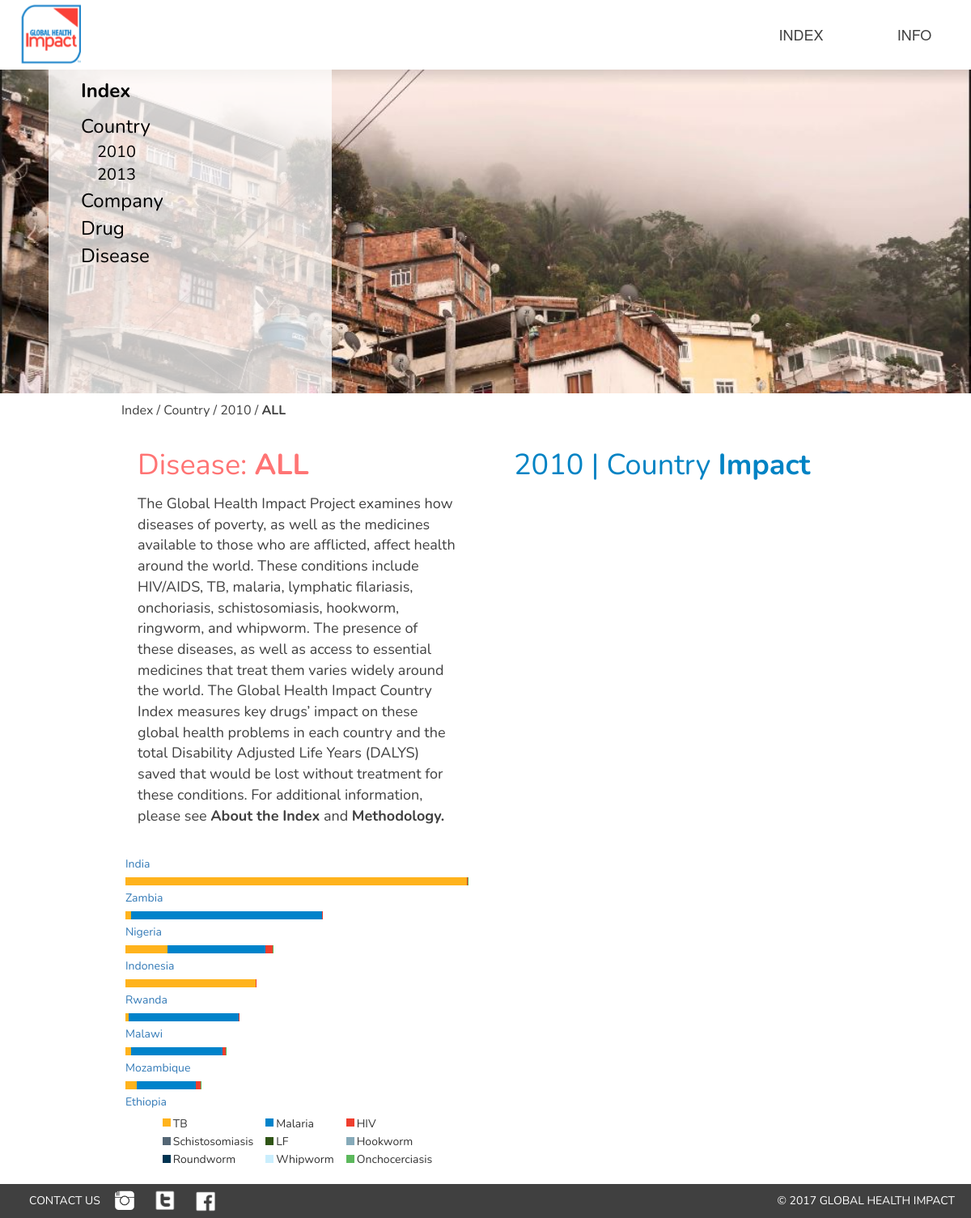
/index/country, run on the app's committed database.
### tables this page shows
CREATE TABLE countryp2010 (country text, total real, tb real, malaria real, hiv real, roundworm real, hookworm real, whipworm real, schistomasis real, lf real);

### flask_app.py (the view)
@app.route('/index/country')
def country():
    g.db = connect_db()
    color = []
    year = 2010
    colors = {'tb': '#FFB31C', 'malaria': '#0083CA', 'hiv': '#EF3E2E', 'schistomasis': '#546675', 'lf': '#305516', 'hookworm': '#86AAB9', 'roundworm': '#003452', 'whipworm': '#CAEEFD', 'onchocerciasis': '#5CB85C'}
    isall = 1
    drugg = 'all'
    name = 'ALL'
    br = g.db.execute(' select country, total, tb, malaria, hiv, roundworm, hookworm, whipworm, schistomasis, lf from countryp2010 ')
    cur = g.db.execute(' select country, total, tb, malaria, hiv, roundworm, hookworm, whipworm, schistomasis, lf from country2010 ')
    bars = br.fetchall()
    maps = cur.fetchall()
    mapdata = []
    for row in maps:
        count = row[0]
        score = row[1]
        hor = [count,score]
        mapdata.append(hor)
    sort = []
    sortedlist = sorted(bars, key=lambda xy: xy[1], reverse=True)
    sortedval = sorted(maps, key=lambda x: x[1], reverse=True)
    barlist = []
    i=0
    for row in sortedlist:
        combrow = [row,sortedval[i],[i]]
        barlist.append(combrow)
        tmp = []
        for j in sortedval[i]:
            tmp.append(j)
        i += 1
        sort.append(tmp)
    speclocate = [year,name,drugg]
    mapdata.insert(0,['Country','Score'])
    g.db.close()
    return render_template('country.html', showindex=1, navsub=1, name=name, color=color, mapdata=mapdata, sortedlist=sortedlist, sortedval = sort, year=year, isall=isall, barlist = barlist, speclocate = speclocate)

### flask_app.py (called while the page is built)
def connect_db():
    return sqlite3.connect('/home/roverdillon/mysite/ghi.db')

@app.before_request
def before_request():
    g.db = connect_db()

@app.after_request
def after_request(response):
    g.db.close()
    return response

@app.teardown_appcontext
def close_connection(exception):
    db = getattr(g, '_database', None)

### templates/country.html (shortened to what this page needs)
{% extends "layout.html" %}
{% block frontimg %}
<img id="fore" src="/static/img/country.png" />
{% endblock %}
{% block content %}
<div class="currentlocation">
<p class="pagetitle">Index / <a href="/index/country" class="pagetitle">Country</a> / <a href="/index/country/{{ speclocate.0 }}/all" class="pagetitle">{{ speclocate.0 }}</a> / <a href="/index/country/{{ speclocate.0 }}/{{ speclocate.2 }}" class="titlebold">{{ speclocate.1 }}</a></p>
</div>
<div class="row" id="scrollhere">
    <div class="col-sm-6">
        <div class="contentbox">
        <p class="redtxt">Disease: <b>{{ name }}</b></p>
        <p class="txtcontent">The Global Health Impact Project examines how diseases of poverty, as well as the medicines available to those who are afflicted, affect health around the world. These conditions include HIV/AIDS, TB, malaria, lymphatic filariasis, onchoriasis, schistosomiasis, hookworm, ringworm, and whipworm. The presence of these diseases, as well as access to essential medicines that treat them varies widely around the world. The Global Health Impact Country Index measures key drugs’ impact on these global health problems in each country and the total Disability Adjusted Life Years (DALYS) saved that would be lost without treatment for these conditions. For additional information, please see <b>About the Index</b> and <b>Methodology.</b></p>
        </div>
    </div>
    <div class="col-sm-6">
        <div class="contentbox">
        <p class="bluetxt">{{year}} | Country <b>Impact</b></p>
        </div>
    </div>
</div>
<div class="row">
    <div class="col-sm-6">
        <div>
        <div id="chart_div" style="width: 100%; height: 350px; overflow-y: auto;overflow-x: hidden;">
            {% if isall == 1 %}
            {% set count = 0 %}
            {% for cntry in barlist %}
            <a onclick="countryclick({{cntry.2}})">
                <div id="" style="padding-top: 2px; font-family: 'Nunito','sans-serif';">{{ cntry.0.0 }}</div>
                <div class="barfloats" style="width: {{ cntry.0.2 }}%;background-color: #FFB31C;"></div>
                <div class="barfloats" style="width: {{ cntry.0.3 }}%;background-color: #0083CA;"></div>
                <div class="barfloats" style="width: {{ cntry.0.4 }}%;background-color: #EF3E2E;"></div>
            </a>
            {% endfor %}
            {% endif %}
            </div>
        <div id="pielegend">
            <table style="margin:auto">
                <tr style="float:center">
                    <td style="vertical-align: middle;"><div class="colorbox" style="background-color:#FFB31C;"></div></td>
                    <td style="vertical-align: middle;"class="legendtxt">TB</td>
                    <td style="vertical-align: middle;padding-left:15px;"><div class="colorbox" style="background-color:#0083CA;"></div></td>
                    <td style="vertical-align: middle;"class="legendtxt">Malaria</td>
                    <td style="vertical-align: middle;padding-left:15px"><div class="colorbox" style="background-color:#EF3E2E;"></div></td>
                    <td style="vertical-align: middle;"class="legendtxt">HIV</td>
                </tr>
                <tr style="float:center">
                    <td style="vertical-align: middle;"><div class="colorbox" style="background-color:#546675;"></div></td>
                    <td style="vertical-align: middle;"class="legendtxt">Schistosomiasis</td>
                    <td style="vertical-align: middle;padding-left:15px;"><div class="colorbox" style="background-color:#305516;"></div></td>
                    <td style="vertical-align: middle;"class="legendtxt">LF</td>
                    <td style="vertical-align: middle;padding-left:15px"><div class="colorbox" style="background-color:#86AAB9;"></div></td>
                    <td style="vertical-align: middle;"class="legendtxt">Hookworm</td>
                </tr>
                <tr style="float:center">
                    <td style="vertical-align: middle;"><div class="colorbox" style="background-color:#003452;"></div></td>
                    <td style="vertical-align: middle;"class="legendtxt">Roundworm</td>
                    <td style="vertical-align: middle;padding-left:15px;"><div class="colorbox" style="background-color:#CAEEFD;"></div></td>
                    <td style="vertical-align: middle;"class="legendtxt">Whipworm</td>
                    <td style="vertical-align: middle;padding-left:15px"><div class="colorbox" style="background-color:#5CB85C;"></div></td>
                    <td style="vertical-align: middle;"class="legendtxt">Onchocerciasis</td>
                </tr>
            </table>
        </div><br>
        </div>
    </div>
    <div class="col-sm-6">
    </div>
</div>
{% endblock %}

### templates/layout.html (shortened to what this page needs)
<!DOCTYPE html>
<html lang="eng">
    <head>
        <link href="{{ url_for('static',filename='stylesheet.css') }}" rel="stylesheet">
        <link rel="stylesheet" href="https://maxcdn.bootstrapcdn.com/bootstrap/3.3.7/css/bootstrap.min.css">
    </head>
    <body onLoad=pageScroll()>
    <div id="wholepage">
    <div id="top">
        <a href="/"><img class="logo" src="{{ url_for('static',filename='img/logo.png') }}" alt="Global Health Impact" width="100px" /></a>
        <div id="buttons">
        <div class="dropdown">
        <button id="about" onclick="abtNav()" class="navbtn">INFO</button>
        </div>
        <div class="dropdown">
            <button id="index" onclick="dropNav()" class="navbtn">INDEX</button>
        </div>
        </div>
    </div>
    <div class="par">
    <div class="frontimg">
        {% block frontimg %}{% endblock %}
            {% if showindex == 1 %}
            <div id="navigator">
                <ul style="list-style-type:none;">
                    <li><p class="indxhead">Index</p></li>
                    <li><a class="hh1" href="/index/country">Country</a></li>
                    {% if navsub == 1 %}
                    <a href="#" onclick="yearclick('country2010','country2013')" class="yearbutton">2010</a>
                    <br>
                    <a href="#" onclick="yearclick('country2013','country2010')" class="yearbutton">2013</a>
                    {% endif %}
                    <li><a class="hh1" href="/index/company">Company</a></li>
                    <li><a class="hh1" href="/index/drug">Drug</a></li>
                    <li><a class="hh1" href="/index/disease">Disease</a></li>
                </ul>
            </div>
            {% endif %}
    </div>
</div>
    </div>
        <div class="height" id="maincontentblock">
        <div class="narrow">
            {% block content %}{% endblock %}
        </div>
            <div class="foot">
            <table width=100%;>
                <tr valign="middle">
                    <td id="contact">CONTACT US</td>
                    <td class="socialmedia" align="left"><a href="https://www.instagram.com/gblhealthimpact/"><img src="{{ url_for('static',filename='img/socialmedia-01.png') }}" width="30px" /></a></td>
                    <td class="socialmedia" align="left"><a href="https://twitter.com/GBLHealthImpact"><img src="{{ url_for('static',filename='img/socialmedia-02.png') }}" width="30px" /></a></td>
                    <td class="socialmedia" align="left"><a href="https://www.facebook.com/GlobalHealthImpactProject"><img src="{{ url_for('static',filename='img/socialmedia-04.png') }}" width="30px" /></a></td>
                    <td id="ghi">© 2017 GLOBAL HEALTH IMPACT</td>
                </tr>
            </table>
            </div>
        </div>
    </body>
</html>

### static/stylesheet.css (style rules this page uses)
body { font-family: 'Nunito', sans-serif; }
.logo { padding-left: 20px; padding-top: 5px; padding-bottom: 5px; position: fixed; z-index: 3; }
.navbtn { color: #404040; background-color: #FFFFFF; padding-top: 30px; padding-bottom: 30px; padding-right: 15px; padding-left: 15px; font-size: 18px; border: none; cursor: pointer; vertical-align: middle; position: relative; display: inline-block; float: right; width: 140px; }
#buttons { position: fixed; right: 0; z-index: 2; background-color: #FFFFFF; width: 100vw; }
.dropdown { position: relative; display: block; float: right; z-index: 2; }
#navigator { position: fixed; display: block; background-color: rgba(255,255,255,0.75); overflow-y: auto; top: 85px; width: 350px; z-index: 1; padding-top: 10px; left: 5%; height: calc(100vw * 0.506 + 70px); }
.hh1 { font-size: 24px; color: black; font-family: 'Nunito'; position: relative; }
.yearbutton { font-size: 20px; color: black; font-family: 'Nunito'; position: relative; left: 20px; text-decoration: none; }
.redtxt { font-size: 36px; color: #FF7474; font-family: 'Nunito', sans-serif; }
.bluetxt { font-size: 36px; color: #0083C4; font-family: 'Nunito', sans-serif; }
.contentbox { padding: 20px; }
.txtcontent { font-size: 18px; color: #404040; font-family: 'Nunito', sans-serif; }
#fore { position: fixed; z-index: 1; width: 100vw; }
.frontimg { width: 100vw; position: absolute; top: 85px; }
.narrow { max-width: 900px; margin: auto 0; top: 90%; margin: auto; background: #FFFFFF; z-index: 2; display: block; position: relative; }
.height { z-index: 1; top: calc(80vw * 0.506); position: relative; background: #FFFFFF; overflow: hidden; }
.foot { background-color: #404040; color: #FFFFFF; font-family: 'Nunito', sans-serif; display: block; position: relative; }
#ghi { text-align: right; padding-right: 20px; }
#contact { padding-left: 3vw; margin: auto 0; padding-right: 5px; width: 1px; white-space: nowrap; }
.socialmedia { text-align: center; width: 50px; padding-top: 5px; padding-bottom: 5px; }
.par { z-index:1; }
#chart_div { width: 100%; max-height: 325px; overflow-y: auto; overflow-x: hidden; padding:5px; }
.barfloats { height: 10px; display: inline-block; font-size: 0; margin-right:-4px; }
.pagetitle { position:relative; font-family: 'Nunito', sans-serif; color:#404040; font-size:16px; }
.titlebold { position:relative; font-weight:bold; font-family: 'Nunito', sans-serif; color:#404040; font-size:16px; }
.currentlocation { margin-top:10px; }
.legendtxt { font-size: 14px; display: inline-block; font-family: 'Nunito', sans-serif; text-align: center; padding-left:3px; }
.colorbox { width:10px; height:10px; display:inline-block; float:left; }
.indxhead { font-size: 24px; color: black; font-weight: bold; font-family: 'Nunito'; }

### data on the page
countryp2010: country "India", tb 99.3257 (drawn)
countryp2010: country "Zambia", tb 1.72627 (drawn), malaria 55.5147 (drawn)
countryp2010: country "Nigeria", tb 12.3656 (drawn), malaria 28.3267 (drawn), hiv 2.19162 (drawn)
countryp2010: country "Indonesia", tb 37.9655 (drawn)
countryp2010: country "Rwanda", tb 1.07106 (drawn), malaria 31.9006 (drawn)
countryp2010: country "Malawi", tb 1.78607 (drawn), malaria 26.4683 (drawn), hiv 1.07506 (drawn)
countryp2010: country "Mozambique", tb 3.4231 (drawn), malaria 17.0208 (drawn), hiv 1.49415 (drawn)
countryp2010: country "Ethiopia"

### other printed values
{{ speclocate.0 }} "2010"
{{ speclocate.1 }} "ALL"
{{ name }} "ALL"
{{ year }} "2010"
